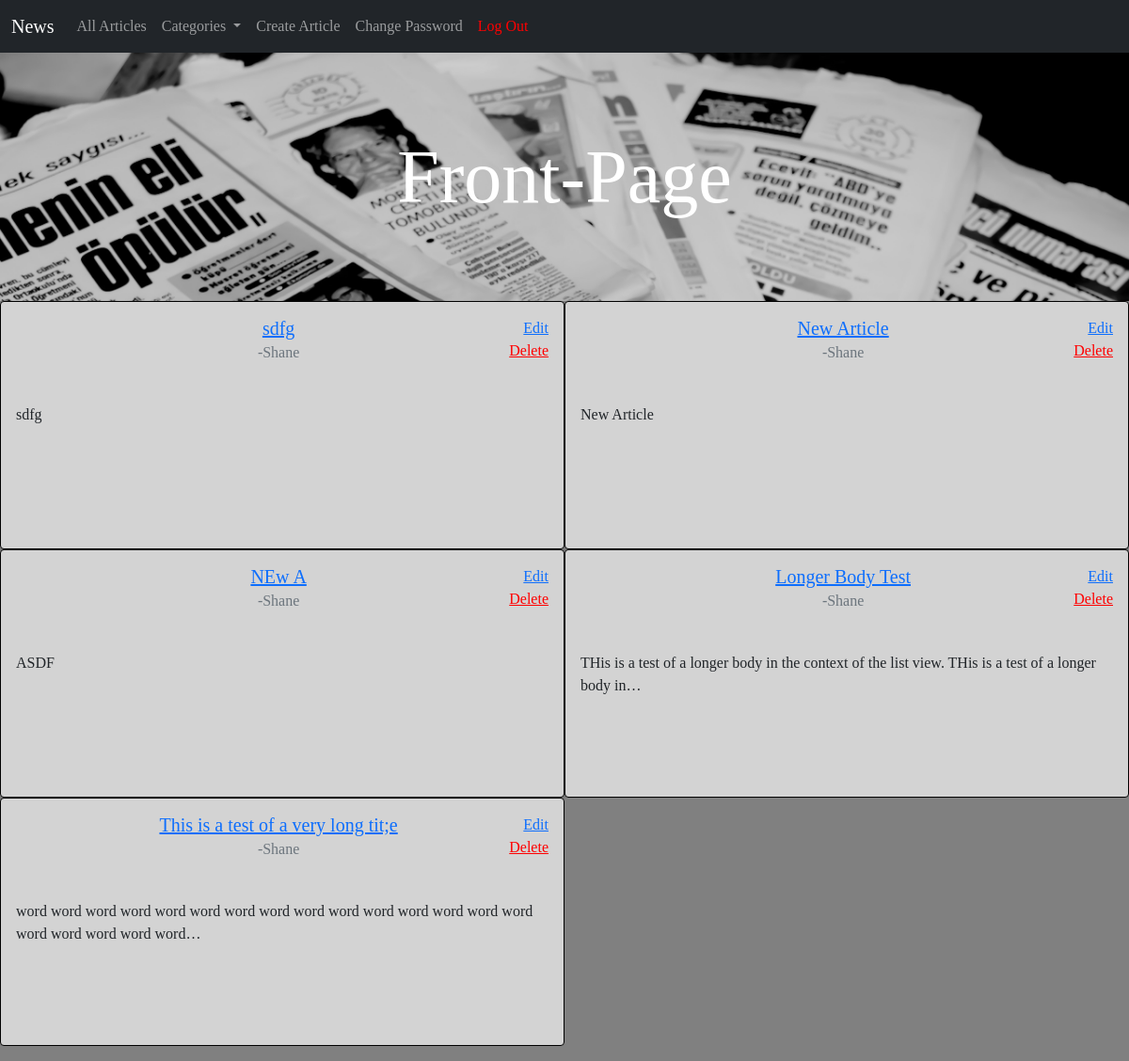
The app's page /articles/frontpage/ (signed in), older data.
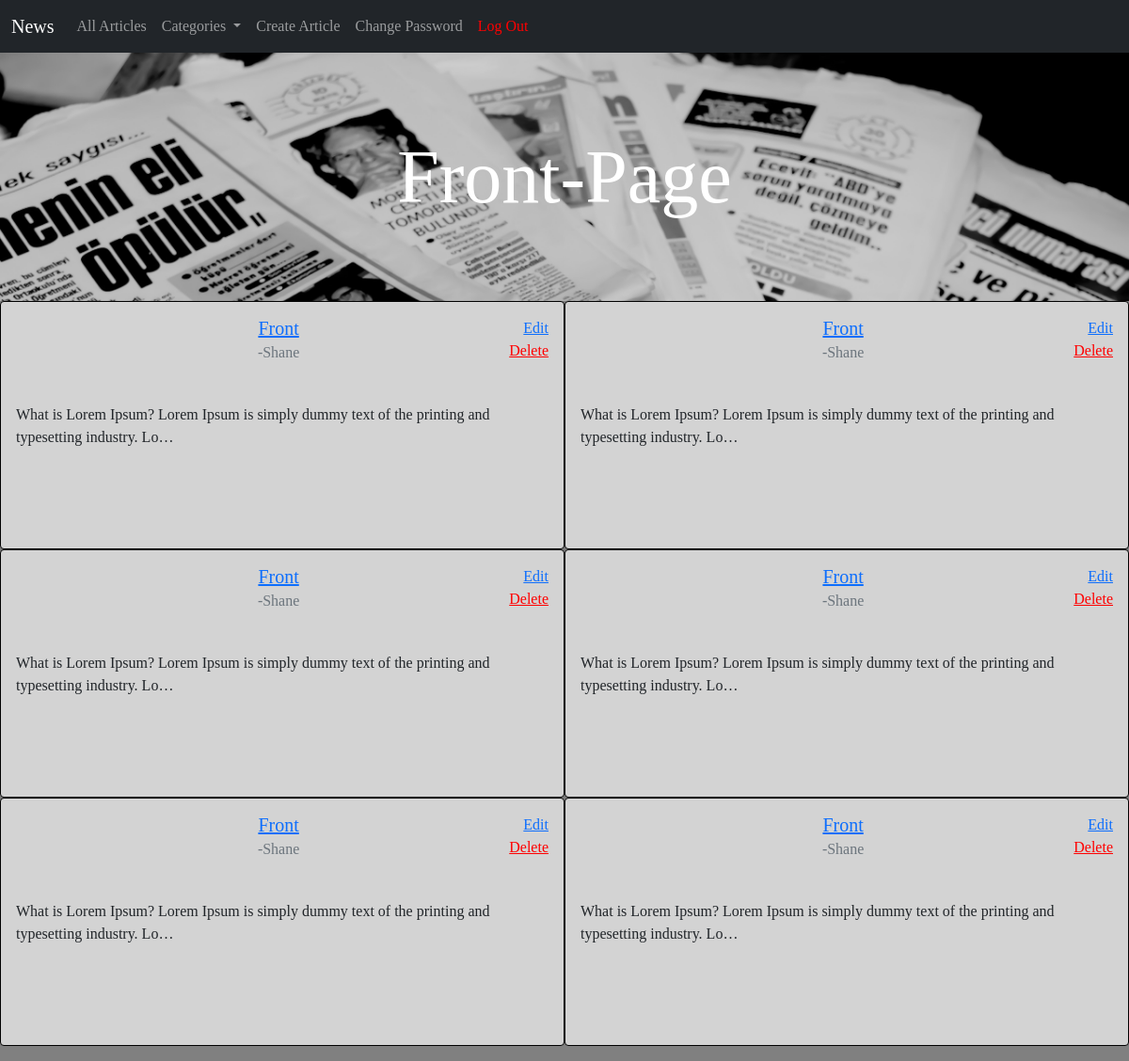
The same page, newer data.
### articles/models.py (models this page shows, shortened)
class Article(models.Model):
    title=models.CharField(max_length=200)
    body=models.TextField()
    author=models.ForeignKey(
        get_user_model(),
        on_delete=models.CASCADE
    )
    created_on=models.DateTimeField(auto_now_add=True)
    category = models.CharField(max_length=200, default="None")

### accounts/models.py (models this page shows)
class CustomUser(AbstractUser):
    role = models.CharField(max_length=255)
    department = models.CharField(max_length=255, default="None")

### articles/views.py (the view)
# urls.py: path('frontpage/', FrontPageListView.as_view(), name='front_page'),
class FrontPageListView(LoginRequiredMixin, ListView):
    model=Article
    template_name="front_page.html"

### templates/front_page.html (shortened to what this page needs)
{% extends 'base.html' %}
{% block content %}
<div class="front-page">
    <div class="page-photo">
        <h1>Front-Page</h1>
    </div>
    <div class="article-list-section">
        {% for article in article_list %}
            {% if article.category == 'Front-Page' %}
                <div class="card">
                    <div class="card-body">
                        <div class="top-of-card">
                            <div class="title-author">
                                <h5 class="card-title"><a href="{% url 'article_detail' article.id %}">{{article.title|truncatechars:50}}</a></h5>
                                <h6 class="card-subtitle mb-2 text-muted author">-{{article.author}}</h6>
                            </div>
                            <div class="article-list-buttons">
                                {% if article.author == user %}
                                <a href="{% url 'article_edit' article.id %}" class="card-link">Edit</a>
                                <a href="{% url 'article_delete' article.id %}" class="card-link" style="color: red;">Delete</a>
                                {% endif %}
                            </div>
                        </div>
                        <div class="article-info">
                            <p class="card-text">{{article.body|truncatechars:100}}</p>
                        </div>
                    </div>
                </div>
            {% endif %}
        {% endfor %}
    </div>
</div>
{% endblock content %}

### templates/base.html (shortened to what this page needs)
{% load static %}
<!DOCTYPE html>
<html lang="en">
	<head>
		<link
			href="https://cdn.jsdelivr.net/npm/bootstrap@5.1.3/dist/css/bootstrap.min.css"
			rel="stylesheet"
		/>
		<link rel="stylesheet" href="{% static 'css/base.css' %}">
	</head>
	<body>
		<nav class="navbar navbar-expand-lg navbar-dark bg-dark">
			<div class="container-fluid">
				<a
					class="navbar-brand"
					href="{% url 'index' %}"
					>News</a
				>
				<div
					class="collapse navbar-collapse"
					id="navbarSupportedContent"
				>
				<ul class="navbar-nav me-auto mb-2 mb-lg-0">
								<li class="nav-item">
									<a class="nav-link" href="{% url 'article_list' %}"
										>All Articles</a
									>
								</li>
								<li class="nav-item dropdown">
									<a class="nav-link dropdown-toggle" id="navbarDropdown" role="button" data-bs-toggle="dropdown" aria-haspopup="true" aria-expanded="false">
									Categories
									</a>
								</li>
								{% if user.is_authenticated %}
								{% if not user.department == "None" %}
								<li class="nav-item">
									<a class="nav-link" href="{% url 'article_new' %}"
										>Create Article</a
										>
								</li>
								{% endif %}
									<li class="nav-item">
										<a class="nav-link" href="{% url 'password_change' %}"
											>Change Password</a
										>
									</li>
									<li class="nav-item">
										<a class="nav-link" style="color: red;" href="{% url 'logout' %}"
											>Log Out</a
										>
									</li>
								{% endif %}
					</ul>
				</div>
			</div>
		</nav>
		<div class="page-content">
			{% block content %} {% endblock content %}
		</div>
	</body>
</html>

### static/css/base.css (style rules this page uses)
body { font-family: 'EB Garamond', serif; background-color: grey; width: 100%; }
.front-page { display: flex; flex-direction: column; text-align: center; }
.front-page .page-photo { display: flex; width: 100%; height: 33vh; background-image: url('/static/images/frontpage.jpg'); background-size: cover; margin-bottom: 0; }
.front-page h1 { font-size: 5rem; margin: auto; color: white; }
.front-page .article-list-section { display: flex; flex-direction: row; flex-wrap: wrap; margin-bottom: 1rem; }
.front-page .card { display: flex; width: 50%; height: 33vh; background-color: lightgrey; border: .5px solid black; }
.front-page .card-body { display: flex; flex-direction: column; width: 100%; height: 25vh; justify-content: space-between; }
.front-page .top-of-card { display: flex; flex-direction: row; }
.front-page .title-author { width: 100%; height: 25%; margin-left: 6%; }
.front-page .article-list-buttons { display: flex; flex-direction: column; text-align: right; }
.front-page .article-info { display: flex; flex-direction: row; text-align: center; width: 100%; height: 60%; justify-content: space-between; }
.front-page .card-text { height: 100%; width: 100%; text-align: left; }
.front-page .article-list-buttons .card-link { display: flex; flex-direction: column; margin: 0; }

Row changes from the older to the newer data that the page shows:
removed Article: title "sdfg", author "Shane", shows "Edit", body "sdfg"
removed Article: title "New Article", author "Shane", shows "Edit", body "New Article"
removed Article: title "NEw A", author "Shane", shows "Edit", body "ASDF"
removed Article: title "Longer Body Test", author "Shane", shows "Edit", body "THis is a test of a longer body in the context of the list view. THis is a test of a longer body in…"
removed Article: title "This is a test of a very long tit;e", author "Shane", shows "Edit", body "word word word word word word word word word word word word word word word word word word word word…"
added Article: title "Front", author "Shane", shows "Edit", body "What is Lorem Ipsum? Lorem Ipsum is simply dummy text of the printing and typesetting industry. Lo…"
added Article: title "Front", author "Shane", shows "Edit", body "What is Lorem Ipsum? Lorem Ipsum is simply dummy text of the printing and typesetting industry. Lo…"
added Article: title "Front", author "Shane", shows "Edit", body "What is Lorem Ipsum? Lorem Ipsum is simply dummy text of the printing and typesetting industry. Lo…"
added Article: title "Front", author "Shane", shows "Edit", body "What is Lorem Ipsum? Lorem Ipsum is simply dummy text of the printing and typesetting industry. Lo…"
added Article: title "Front", author "Shane", shows "Edit", body "What is Lorem Ipsum? Lorem Ipsum is simply dummy text of the printing and typesetting industry. Lo…"
added Article: title "Front", author "Shane", shows "Edit", body "What is Lorem Ipsum? Lorem Ipsum is simply dummy text of the printing and typesetting industry. Lo…"
